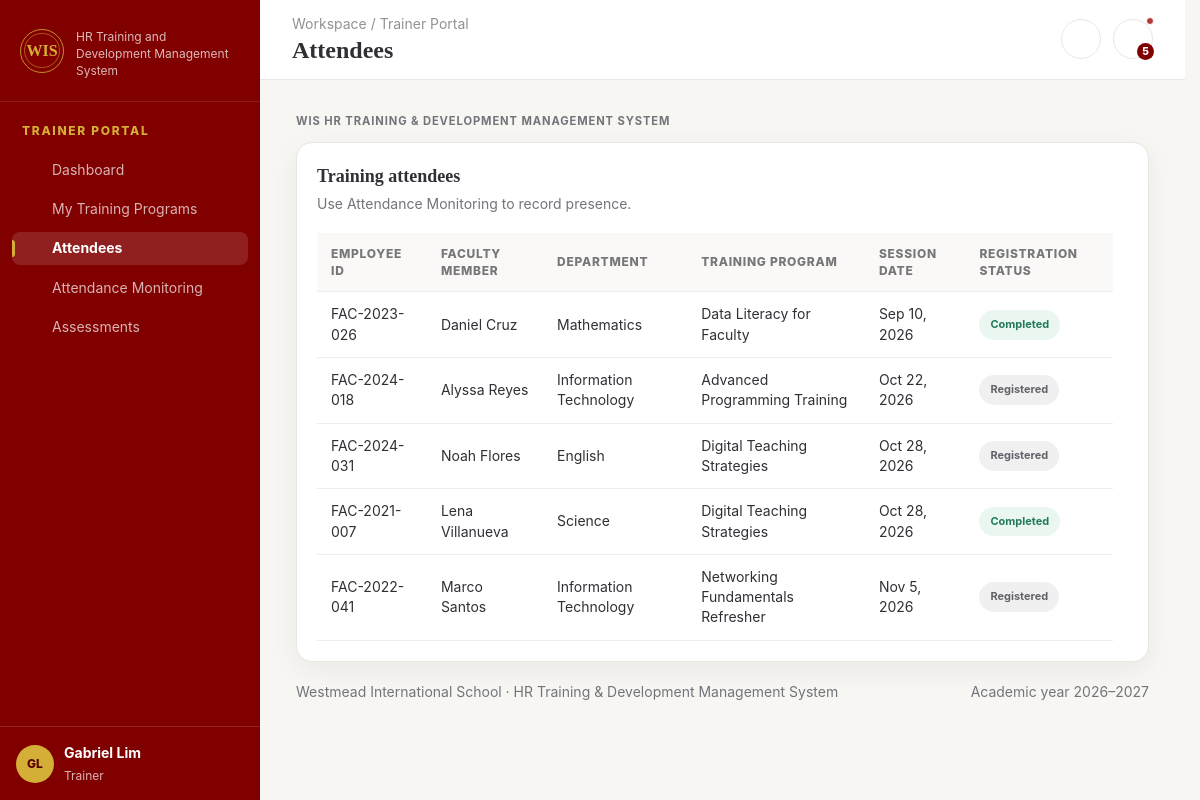
/trainer/attendees.php (signed in), run on an earlier commit of the app's database.
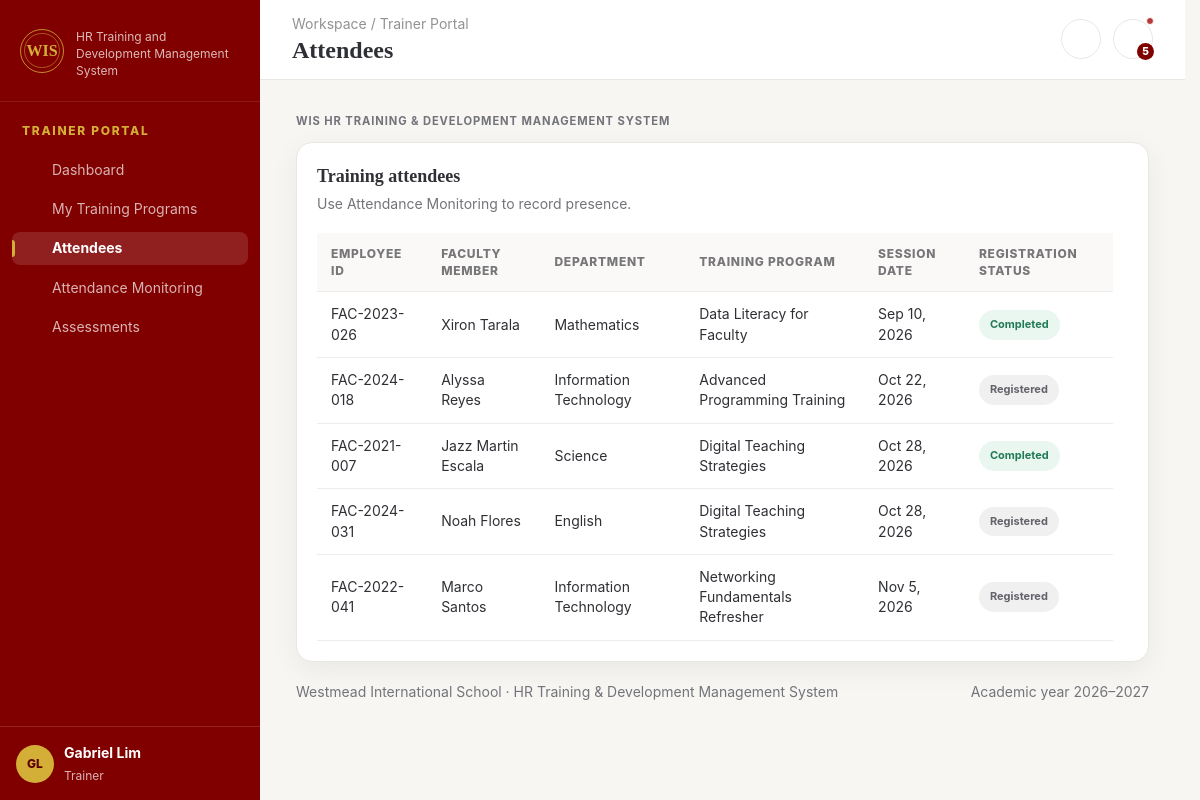
And on a later commit of the database.
### tables this page shows
CREATE TABLE `registrations` (
  `id` int(10) UNSIGNED NOT NULL,
  `employee_id` int(10) UNSIGNED NOT NULL,
  `program_id` int(10) UNSIGNED NOT NULL,
  `status` enum('Registered','In Progress','Completed','Withdrawn') NOT NULL DEFAULT 'Registered',
  `registered_at` timestamp NOT NULL DEFAULT current_timestamp()
);

CREATE TABLE `employees` (
  `id` int(10) UNSIGNED NOT NULL,
  `employee_code` varchar(30) NOT NULL,
  `first_name` varchar(80) NOT NULL,
  `last_name` varchar(80) NOT NULL,
  `email` varchar(160) NOT NULL,
  `phone` varchar(35) DEFAULT NULL,
  `department` varchar(100) NOT NULL,
  `job_title` varchar(120) NOT NULL,
  `specialization` varchar(120) NOT NULL,
  `hire_date` date DEFAULT NULL,
  `employment_status` enum('Active','On Leave','Inactive') NOT NULL DEFAULT 'Active',
  `created_at` timestamp NOT NULL DEFAULT current_timestamp()
);

CREATE TABLE `training_programs` (
  `id` int(10) UNSIGNED NOT NULL,
  `title` varchar(180) NOT NULL,
  `category` varchar(120) NOT NULL,
  `specialization` varchar(120) NOT NULL,
  `description` text DEFAULT NULL,
  `trainer_user_id` int(10) UNSIGNED DEFAULT NULL,
  `start_date` date NOT NULL,
  `end_date` date DEFAULT NULL,
  `start_time` time DEFAULT NULL,
  `venue` varchar(160) DEFAULT NULL,
  `capacity` smallint(5) UNSIGNED NOT NULL DEFAULT 30,
  `status` enum('Draft','Upcoming','Ongoing','Completed','Cancelled') NOT NULL DEFAULT 'Upcoming',
  `created_by` int(10) UNSIGNED DEFAULT NULL,
  `created_at` timestamp NOT NULL DEFAULT current_timestamp()
);

### includes/page_bootstrap.php (called while the page is built, shortened)
<?php
require_once __DIR__ . '/functions.php';
require_once __DIR__ . '/actions.php';
require_once __DIR__ . '/render_helpers.php';
require_once __DIR__ . '/layout.php';
$user = current_user();

### includes/render_helpers.php (the view, shortened to what the changed rows need)
<?php
function render_table(
    array $headers,
    array $rows,
    string $empty = 'No records found.'
): string {
    $columnCount = count($headers);
    $html = '<div class="table-wrap">'
        . '<table class="data-table">'
        . '<thead><tr>';
    foreach ($headers as $header) {
        $html .= '<th scope="col">' . h((string)$header) . '</th>';
    }
    $html .= '</tr></thead><tbody>';
    if ($rows === []) {
        $html .= '<tr class="table-empty-row"><td colspan="'
            . $columnCount
            . '"><span>' . h($empty) . '</span></td></tr>';
    } else {
        foreach ($rows as $row) {
            $html .= '<tr>';
            foreach (array_slice(array_values($row), 0, $columnCount) as $cell) {
                $html .= '<td>' . (string)$cell . '</td>';
            }
            $html .= '</tr>';
        }
    }
    return $html . '</tbody></table></div>';
}

### includes/functions.php (shortened to what the changed rows need)
<?php
function h(mixed $value): string
{
    return htmlspecialchars((string)($value ?? ''), ENT_QUOTES, 'UTF-8');
}
function app_base_url(): string
{
    $scriptDir = str_replace('\\', '/', dirname((string)($_SERVER['SCRIPT_NAME'] ?? '/index.php')));
    $scriptDir = rtrim($scriptDir, '/');
    if (preg_match('~/(admin|employee|trainer)$~', $scriptDir)) {
        $scriptDir = substr($scriptDir, 0, strrpos($scriptDir, '/'));
    }
    return $scriptDir === '/' ? '' : $scriptDir;
}
function app_page_map(): array
{
    return [
        'admin' => [
            'Dashboard' => 'dashboard.php',
            'Employees' => 'employees.php',
            'Employee Profiles' => 'employee-profile.php',
            'Competency Management' => 'competencies.php',
            'Training Needs Analysis' => 'training-needs.php',
            'Training Programs' => 'trainings.php',
            'Training Calendar' => 'calendar.php',
            'Employee Registration' => 'registrations.php',
            'Attendance Monitoring' => 'attendance.php',
            'Assessments & Evaluations' => 'evaluations.php',
            'Assessments' => 'evaluations.php',
            'Certificates' => 'certificates.php',
            'Training History' => 'history.php',
            'Reports' => 'reports.php',
            'Settings' => 'settings.php',
            'My Training' => 'my-training.php',
            'Available Training' => 'available-training.php',
            'Recommended Training' => 'recommended-training.php',
        ],
        'employee' => [
            'Dashboard' => 'dashboard.php',
            'My Profile' => 'profile.php',
            'Recommended Training' => 'recommended-training.php',
            'My Training' => 'my-training.php',
            'My Attendance' => 'attendance.php',
            'Scan QR Attendance' => 'scan-attendance.php',
            'My Assessments' => 'evaluations.php',
            'Assessments' => 'evaluations.php',
            'Assessments & Evaluations' => 'evaluations.php',
            'My Certificates' => 'certificates.php',
            'Certificates' => 'certificates.php',
            'My Training History' => 'history.php',
            'Training History' => 'history.php',
        ],
        'trainer' => [
            'Dashboard' => 'dashboard.php',
            'My Training Programs' => 'trainings.php',
            'Training Programs' => 'trainings.php',
            'Attendees' => 'attendees.php',
            'Attendance Monitoring' => 'attendance.php',
            'Assessments' => 'tests.php',
            'Assessments & Evaluations' => 'tests.php',
            'Certificates' => 'certificates.php',
        ],
    ];
}
function app_page_url(string $page, ?string $role = null, array $extra = []): string
{
    $current = current_user();
    $role = $role ?? (string)($current['role'] ?? 'admin');
    $map = app_page_map();
    $file = $map[$role][$page] ?? $map[$role]['Dashboard'];
    $url = app_base_url() . '/' . $role . '/' . $file;
    return $url;
}
function rewrite_page_links(string $html, string $role): string
{
    $labels = [];
    foreach (app_page_map() as $roleMap) foreach (array_keys($roleMap) as $label) $labels[$label] = true;
    $labels = array_keys($labels);
    usort($labels, static fn($a, $b) => strlen($b) <=> strlen($a));
    return preg_replace_callback("~\\b(href|action)=([\"'])([^\"']*)\\2~i", static function ($m) use ($labels, $role) {
        $attr = $m[1];
        $quote = $m[2];
        $value = $m[3];
        if (!preg_match('~^(?:index\.php)?\?page=(.*)$~s', $value, $parts)) return $m[0];
        $target = urldecode((string)$parts[1]);
        foreach ($labels as $label) {
            if (strncmp($target, $label, strlen($label)) !== 0) continue;
            $tail = substr($target, strlen($label));
            if ($tail !== '' && $tail[0] !== '&') continue;
            $mappedRole = $role;
            if (!isset(app_page_map()[$mappedRole][$label])) {
                foreach (app_page_map() as $candidateRole => $candidateMap) {
                    if (isset($candidateMap[$label])) {
                        $mappedRole = $candidateRole;
                        break;
                    }
                }
            }
            $url = app_page_url($label, $mappedRole);
            if ($tail !== '') $url .= '?' . ltrim($tail, '&');
            return $attr . '=' . $quote . htmlspecialchars($url, ENT_QUOTES, 'UTF-8') . $quote;
        }
        return $m[0];
    }, $html) ?? $html;
}
function current_user(): ?array
{
    return $_SESSION['user'] ?? null;
}
function icon(string $name, int $size = 18): string
{
    return '<svg width="' . $size . '" height="' . $size . '" viewBox="0 0 24 24" fill="none" stroke="currentColor" stroke-width="1.8" stroke-linecap="round" stroke-linejoin="round" aria-hidden="true">' . ($p[$name] ?? $p['grid']) . '</svg>';
}
function badge(string $value): string
{
    $v = strtolower($value);
    $class = 'badge-neutral';
    if (str_contains($v, 'complete') || str_contains($v, 'competent') || str_contains($v, 'present') || str_contains($v, 'approved') || str_contains($v, 'active')) $class = 'badge-success';
    elseif (str_contains($v, 'required') || str_contains($v, 'absent') || str_contains($v, 'overdue') || str_contains($v, 'declined')) $class = 'badge-danger';
    elseif (str_contains($v, 'improve') || str_contains($v, 'pending') || str_contains($v, 'late') || str_contains($v, 'upcoming')) $class = 'badge-warn';
    return '<span class="badge ' . $class . '">' . h($value) . '</span>';
}
function section_head(string $title, string $sub = '', string $action = ''): string
{
    return '<div class="section-head"><div><h2>' . h($title) . '</h2>' . ($sub !== '' ? '<p>' . h($sub) . '</p>' : '') . '</div>' . $action . '</div>';
}

### includes/layout.php (shortened to what the changed rows need)
<?php
function render_app(PDO $pdo, array $user, string $page, ?array $flash, string $content): void
{
    $role = $user['role'];
    $mainClass = 'content';
?>
    <!doctype html>
    <html lang="en">
    <head>
        <link rel="stylesheet" href="<?= h(app_base_url() . '/assets/style.css') ?>">
        <link rel="stylesheet" href="<?= h(app_base_url() . '/assets/header-controls.css') ?>">
        <?php if ($role === 'employee' || $role === 'trainer'): ?>
            <?php
            $rolePageCss = [
                'employee' => [
                    'Dashboard' => 'dashboard.css',
                    'My Profile' => 'profile.css',
                    'Recommended Training' => 'training.css',
                    'My Training' => 'training.css',
                    'My Attendance' => 'attendance.css',
                    'My Assessments' => 'assessment.css',
                    'My Certificates' => 'certificates.css',
                    'My Training History' => 'history.css',
                ],
                'trainer' => [
                    'Dashboard' => 'dashboard.css',
                    'My Training Programs' => 'programs.css',
                    'Attendees' => 'attendees.css',
                    'Attendance Monitoring' => 'attendance.css',
                    'Assessments' => 'assessment.css',
                ],
            ];
            $roleCssFile = $rolePageCss[$role][$page] ?? null;
            $roleCssDir = $role === 'employee' ? 'employee' : 'trainer';
            ?>
            <?php if ($roleCssFile !== null): ?>
                <link rel="stylesheet" href="<?= h(app_base_url() . '/assets/css/' . $roleCssDir . '/' . $roleCssFile) ?>">
            <?php endif; ?>
        <?php endif; ?>
        <link rel="stylesheet" href="https://cdnjs.cloudflare.com/ajax/libs/font-awesome/4.7.0/css/font-awesome.min.css">
    </head>
    <body>
        <div class="app-shell">
            <div class="sidebar-wrap" id="sidebar-wrap">
                <aside class="sidebar">
                        <button class="mobile-close" type="button" id="mobile-close" aria-label="Close menu"><?= icon('close') ?></button>
                    <nav>
                        <?php foreach (nav_for($role) as [$label, $ico]): ?>
                            <a class="<?= ($page === $label || ($page === 'Employee Profiles' && $label === 'Employees')) ? 'active' : '' ?>" href="<?= h(app_page_url($label, $role)) ?>">
                                <?= icon($ico) ?>
                                <span><?= h($label) ?></span>
                            </a>
                        <?php endforeach; ?>
                    </nav>
                </aside>
            </div>
            <div class="main-shell">
                <header class="topbar">
                    <div>
                        <h1><?= h($page) ?></h1>
                    </div>
                </header>
                <main class="<?= h($mainClass) ?>">
                    <?= rewrite_page_links($content, $role) ?>
                </main>
            </div>
        </div>
    </body>
    </html>
<?php
}

What changed in the data, as far as the page shows it:
changed registrations "FAC-2021-007": moves up the list
Also different on the page:
new list line: "Xiron Tarala"
new list line: "Jazz Martin Escala"
list line gone: "Daniel Cruz"
list line gone: "Lena Villanueva"
